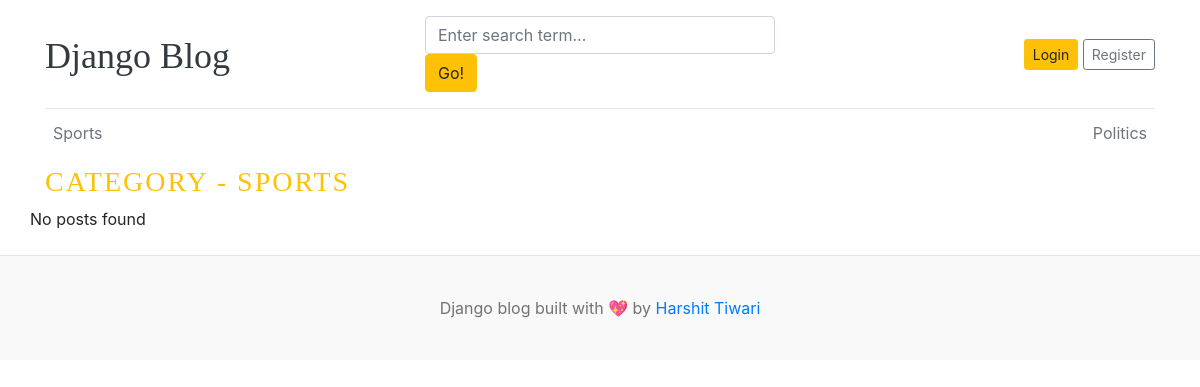
Before: /category/1/ with the older database file.
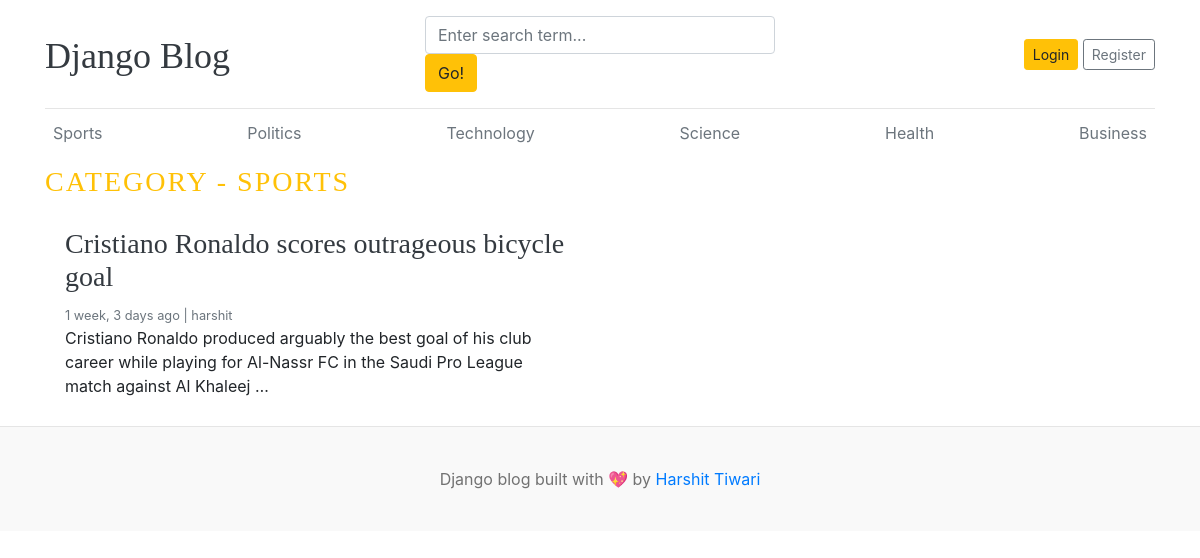
After: the same page with the newer database file.
### blogs/models.py (models this page shows, shortened)
class Category(models.Model):
    category_name = models.CharField(max_length=50, unique=True)
    created_at = models.DateTimeField(auto_now_add=True)
    updated_at = models.DateTimeField(auto_now=True)
    class Meta:
        verbose_name_plural = 'categories'
    def __str__(self):
        return self.category_name

class Blog(models.Model):
    title = models.CharField(max_length=100)
    slug = models.SlugField(max_length=150, unique=True, blank=True)
    category = models.ForeignKey(Category, on_delete=models.CASCADE)
    author = models.ForeignKey(User, on_delete=models.CASCADE)
    featured_image = models.ImageField(upload_to='uploads/%Y/%m/%d')
    short_description = models.TextField(max_length=500)
    blog_body = models.TextField(max_length=2000)
    status = models.CharField(max_length=20, choices=STATUS_CHOICES, default="Default")
    is_featured = models.BooleanField(default=False)
    created_at = models.DateTimeField(auto_now_add=True)
    updated_at = models.DateTimeField(auto_now=True)

### blogs/views.py (the view)
# urls.py: path('<int:category_id>/', views.posts_by_category, name='posts_by_category')
def posts_by_category(request, category_id):
    posts = Blog.objects.filter(status='Published', category = category_id)
    category = get_object_or_404(Category, pk=category_id)
    context = {
        'posts':posts,
        'category' : category,
    }
    return render(request, 'posts_by_category.html', context)

### blogs/context_processors.py (called while the page is built)
def get_categories(request):
    categories = Category.objects.all()
    return dict(categories=categories)

def get_social_links(request):
    social_links = SocialLink.objects.all()
    return dict(social_links=social_links)

### templates/posts_by_category.html
{% extends 'base.html' %}
{% block content %}
        <h3 class="text-uppercase text-warning" style="letter-spacing: 2px;">Category - {{ category }}</h3>
        <div class="row mb-2">
            {% if posts %}
            {% for post in posts %}
            <div class="col-md-6">
                <div class="card border-0">
                    <div class="card-body">
                        <h3><a href="{% url 'blogs' post.slug %}" class="text-dark">{{ post.title }}</a></h3>
                        <small class="mb-1 text-muted">{{ post.created_at | timesince }} ago | {{ post.author }}</small>
                        <p class="card-text">{{ post.short_description | truncatewords:25}}</p>
                    </div>
                </div>
            </div>
            {% endfor %}
            {% else %}
            <p>No posts found</p>
            {% endif %}
        </div>
    </div>
{% endblock %}

### templates/base.html (shortened to what this page needs)
{% load static %}
<!DOCTYPE html>
<html lang="en">
<head>
    <link href="https://getbootstrap.com/docs/4.0/dist/css/bootstrap.min.css" rel="stylesheet">
    <link href="{% static 'css/blog.css' %}" rel="stylesheet">
</head>
<body>
    <div class="container">
        <header class="blog-header py-3">
            <div class="row flex-nowrap justify-content-between align-items-center">
                <div class="col-4 pt-1">
                    <a class="blog-header-logo text-dark" href="/">Django Blog</a>
                </div>
                <div class="col-4">
                    <form action="{% url 'search' %}" method="GET">
                        <input class="form-control" type="text" name="keyword" value="{{keyword}}" placeholder="Enter search term..." aria-label="Enter search term..." aria-describedby="button-search" />
                        <button type="submit" class="btn btn-warning" id="button-search" type="button">Go!</button>
                    </form>
                </div>
                <div class="col-4 d-flex justify-content-end align-items-center">
                    {% if not user.is_authenticated %}
                    <a class="btn btn-sm btn-warning" href="{% url 'login' %}">Login</a> &nbsp;
                    <a class="btn btn-sm btn-outline-secondary" href="{% url 'register' %}">Register</a>
                    {% else %}
                    <span>You are logged in a as {{ user }}</span>
                    &emsp;
                    <span><a href="{% url 'logout' %}">Logout</a></span>
                    {% endif %}
                </div>
            </div>
        </header>
        <div class="nav-scroller py-1 mb-2">
            <nav class="nav d-flex justify-content-between">
                {% for cat in categories %}
                <a class="p-2 text-muted" href="{% url 'posts_by_category' cat.id %}">{{ cat.category_name }}</a>
                {% endfor %}
        </div>
{% block content %}
{% endblock %}
 <footer class="blog-footer">
        <p>Django blog built with 💖 by <a href="#">Harshit Tiwari</a></p>
    </footer>
</body>
</html>

Changed rows visible on the page:
added Category: category_name "Technology"
added Category: category_name "Science"
added Category: category_name "Health"
added Category: category_name "Business"
added Blog: title "Cristiano Ronaldo scores outrageous bicycle goal", created_at "1 week, 3 days", author "harshit", short_description "Cristiano Ronaldo produced arguably the best goal of his club career while playing for Al-Nassr FC in the Saudi Pro League match against Al Khaleej …"
Other visible differences:
text no longer shown: "No posts found"
